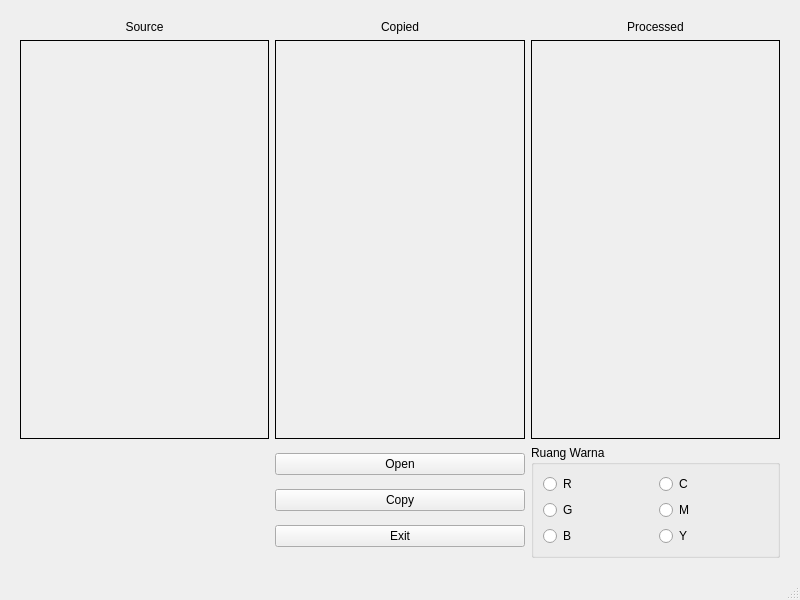
<?xml version="1.0" encoding="UTF-8"?>
<ui version="4.0">
 <class>MainWindow</class>
 <widget class="QMainWindow" name="MainWindow">
  <property name="geometry">
   <rect>
    <x>0</x>
    <y>0</y>
    <width>800</width>
    <height>600</height>
   </rect>
  </property>
  <property name="windowTitle">
   <string>Modul 1</string>
  </property>
  <widget class="QWidget" name="centralwidget">
   <layout class="QGridLayout" name="gridLayout" rowstretch="1,1,0,0">
    <property name="leftMargin">
     <number>20</number>
    </property>
    <property name="topMargin">
     <number>20</number>
    </property>
    <property name="rightMargin">
     <number>20</number>
    </property>
    <property name="bottomMargin">
     <number>20</number>
    </property>
    <item row="1" column="0">
     <widget class="QLabel" name="imgSrc">
      <property name="sizePolicy">
       <sizepolicy hsizetype="Ignored" vsizetype="Ignored">
        <horstretch>1</horstretch>
        <verstretch>0</verstretch>
       </sizepolicy>
      </property>
      <property name="frameShape">
       <enum>QFrame::Box</enum>
      </property>
      <property name="text">
       <string/>
      </property>
     </widget>
    </item>
    <item row="1" column="1">
     <widget class="QLabel" name="imgCopied">
      <property name="sizePolicy">
       <sizepolicy hsizetype="Ignored" vsizetype="Ignored">
        <horstretch>1</horstretch>
        <verstretch>0</verstretch>
       </sizepolicy>
      </property>
      <property name="frameShape">
       <enum>QFrame::Box</enum>
      </property>
      <property name="text">
       <string/>
      </property>
     </widget>
    </item>
    <item row="1" column="2">
     <widget class="QLabel" name="imgProcessed">
      <property name="sizePolicy">
       <sizepolicy hsizetype="Ignored" vsizetype="Ignored">
        <horstretch>1</horstretch>
        <verstretch>0</verstretch>
       </sizepolicy>
      </property>
      <property name="frameShape">
       <enum>QFrame::Box</enum>
      </property>
      <property name="text">
       <string/>
      </property>
     </widget>
    </item>
    <item row="3" column="1">
     <layout class="QVBoxLayout" name="verticalLayout_2">
      <item>
       <widget class="QPushButton" name="btnOpen">
        <property name="text">
         <string>Open</string>
        </property>
       </widget>
      </item>
      <item>
       <widget class="QPushButton" name="btnCopy">
        <property name="text">
         <string>Copy</string>
        </property>
       </widget>
      </item>
      <item>
       <widget class="QPushButton" name="btnExit">
        <property name="text">
         <string>Exit</string>
        </property>
       </widget>
      </item>
     </layout>
    </item>
    <item row="3" column="2">
     <widget class="QGroupBox" name="groupBox">
      <property name="title">
       <string>Ruang Warna</string>
      </property>
      <layout class="QHBoxLayout" name="horizontalLayout">
       <item>
        <layout class="QVBoxLayout" name="verticalLayout">
         <property name="leftMargin">
          <number>0</number>
         </property>
         <item>
          <widget class="QRadioButton" name="radioR">
           <property name="text">
            <string>R</string>
           </property>
          </widget>
         </item>
         <item>
          <widget class="QRadioButton" name="radioG">
           <property name="text">
            <string>G</string>
           </property>
          </widget>
         </item>
         <item>
          <widget class="QRadioButton" name="radioB">
           <property name="text">
            <string>B</string>
           </property>
          </widget>
         </item>
        </layout>
       </item>
       <item>
        <layout class="QVBoxLayout" name="verticalLayout_3">
         <property name="leftMargin">
          <number>0</number>
         </property>
         <item>
          <widget class="QRadioButton" name="radioC">
           <property name="text">
            <string>C</string>
           </property>
          </widget>
         </item>
         <item>
          <widget class="QRadioButton" name="radioM">
           <property name="text">
            <string>M</string>
           </property>
          </widget>
         </item>
         <item>
          <widget class="QRadioButton" name="radioY">
           <property name="text">
            <string>Y</string>
           </property>
          </widget>
         </item>
        </layout>
       </item>
      </layout>
     </widget>
    </item>
    <item row="0" column="0">
     <widget class="QLabel" name="label">
      <property name="sizePolicy">
       <sizepolicy hsizetype="Preferred" vsizetype="Fixed">
        <horstretch>0</horstretch>
        <verstretch>0</verstretch>
       </sizepolicy>
      </property>
      <property name="text">
       <string>Source</string>
      </property>
      <property name="alignment">
       <set>Qt::AlignCenter</set>
      </property>
     </widget>
    </item>
    <item row="0" column="1">
     <widget class="QLabel" name="label_2">
      <property name="text">
       <string>Copied</string>
      </property>
      <property name="alignment">
       <set>Qt::AlignCenter</set>
      </property>
     </widget>
    </item>
    <item row="0" column="2">
     <widget class="QLabel" name="label_3">
      <property name="text">
       <string>Processed</string>
      </property>
      <property name="alignment">
       <set>Qt::AlignCenter</set>
      </property>
     </widget>
    </item>
   </layout>
  </widget>
  <widget class="QMenuBar" name="menubar">
   <property name="geometry">
    <rect>
     <x>0</x>
     <y>0</y>
     <width>800</width>
     <height>24</height>
    </rect>
   </property>
  </widget>
  <widget class="QStatusBar" name="statusbar"/>
 </widget>
 <resources/>
 <connections/>
</ui>
